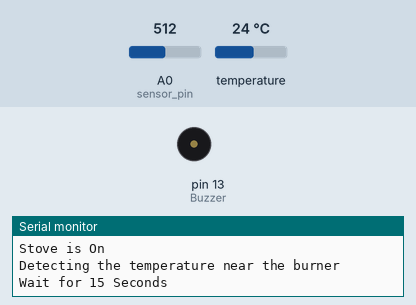
Simulated run of this sketch. Board: Arduino Uno, built with avr-gcc and run on an emulated ATmega328P. On the bench: buzzer (waves = sounding, pin HIGH), the last lines printed to the serial monitor. The test bench sets the inputs (shaded band); at power-on: A0 (sensor_pin) = 512, temperature 24 °C.

Above: at 2.1 s.
At 17.9 s:
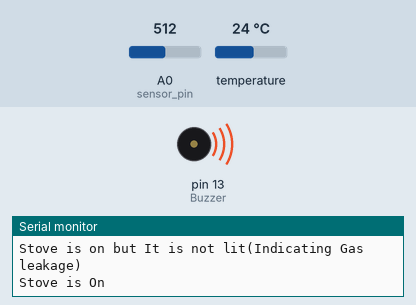
Timing chart, 0 to 19.4 s (numbered marks = the images above):
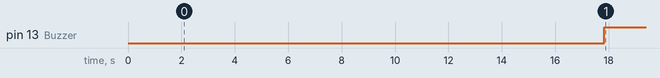

The sketch:

Code003.ino
```cpp
//Include libraries
#include <OneWire.h>
#include <DallasTemperature.h>

// Data wire is plugge`d into pin 2 on the Arduino
#define ONE_WIRE_BUS 2
// Setup a oneWire instance to communicate with any OneWire devices (not just Maxim/Dallas temperature ICs)
OneWire oneWire(ONE_WIRE_BUS);
// Pass our oneWire reference to Dallas Temperature.
DallasTemperature sensors(&oneWire);

int sensor_pin = A0;
int Buzzer = 13;

void setup(void)
{
  Serial.begin(9600); //Begin serial communication
  Serial.println("This is the Smart Stove Solution"); //Print a message
  Serial.println("Reading From the TILT Sensor ...");
  delay(2000);
  pinMode(Buzzer, OUTPUT);

  sensors.begin();
}

void loop(void)
{
  int value = analogRead(sensor_pin);
  //value = value / 10;
  if (value > 300)
  {
    Serial.println ("Stove is On");
    Serial.println ("Detecting the temperature near the burner");
    Serial.println ("Wait for 15 Seconds");

    delay(15000);
    // Send the command to get temperatures
    sensors.requestTemperatures();
    Serial.print("Temperature is: ");
    Serial.println(sensors.getTempCByIndex(0)); // Why "byIndex"? You can have more than one IC on the same bus. 0 refers to the first IC on the wire
    int Temp = sensors.getTempCByIndex(0);
    if (Temp > 35)
    {
      Serial.println ("Temperature Detected");
      digitalWrite(Buzzer, LOW);

    }
    else
    {
      Serial.println ("HIGH Temperature not detected");
      Serial.println ("Stove is on but It is not lit(Indicating Gas leakage)");
      digitalWrite(Buzzer, HIGH);
    }
  }
  else
  {
    Serial.println("Stove is Off");
    digitalWrite(Buzzer, LOW);
    delay(1000);
  }
}
```

Measured:
- by itself, pin 13 (Buzzer): LOW → HIGH at 17.8 s
